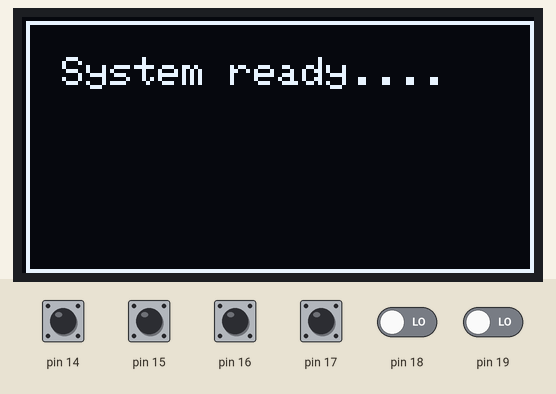
Bench run of a sketch on a simulated Arduino Uno, built with avr-gcc and run on an emulated ATmega328P. Parts: 128×64 one-colour display. The inputs (shaded band) are chosen by the test bench; at power-on: pin 14–17 HIGH, pin 18, pin 19 LOW. What the sketch prints to the serial monitor is not drawn.

Above: at 1.7 s.
1.8 s: pin 14 pulled LOW for 0.15 s
3.4 s: pin 15 pulled LOW for 0.15 s
5.0 s: pin 16 pulled LOW for 0.15 s
6.6 s: pin 17 pulled LOW for 0.15 s
8.2 s: pin 14 pulled LOW for 1 s
10.7 s: pin 15 pulled LOW for 1 s
Timing chart, 0 to 13.7 s (numbered marks = the images above; inputs shaded):
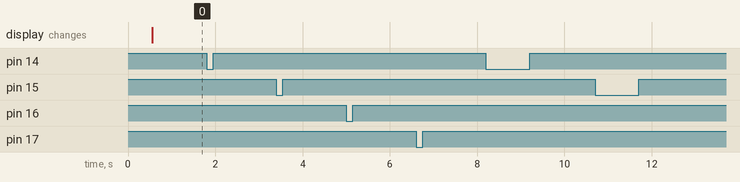

Measured:
- after the input at 1.8 s, every drawn part: stays the same
- after the input at 3.4 s, every drawn part: stays the same
- after the input at 5.0 s, every drawn part: stays the same
- after the input at 6.6 s, every drawn part: stays the same
- after the input at 8.2 s, every drawn part: stays the same
- after the input at 10.7 s, every drawn part: stays the same

The sketch:

Processing.ino
```cpp
/*
 Name:		Processing.ino
 Created:	11/1/2020 12:10:15 PM
 Author:	Rob Antonisse

 Sketch voor een interface tussen arduino en Processing
*/

//libraries
#include <SPI.h>
#include <Wire.h>
#include <Adafruit_GFX.h>
#include <splash.h>
#include <Adafruit_SSD1306.h>

//constanten


//constructors
Adafruit_SSD1306 display(128, 64, &Wire, -1);

//variables
byte received[2];
byte receivedcount = 3;
unsigned long swTime;
byte swStatus = 0xFF;
byte SER_fase = 0;

byte inPar;
byte inValue;
byte inByte;
byte countRX;

void setup() {
	Serial.begin(9600);
	delay(500);
	PORTC |= (15 << 0); //pins A0~A3 pullup
	display.begin(SSD1306_SWITCHCAPVCC, 0x3C);
	DP_start();
	display.setTextSize(1);
	display.print("System ready....");
	display.drawRect(1, 1, 127, 63, WHITE);
	DP_end();
	SER_write(0xFF,0x00); //send wakeup call
	countRX = 0;
}

void SER_read() {
	while (Serial.available()>0) {
		inByte = Serial.read();
		if (inByte == 0xFF) {
			countRX = 1;
		}
		else {
			switch (countRX) {
			case 0: //doe niks start ontvangst
				break;
			case 1: //ontvang parameter max 254
				inPar = inByte;
				countRX++;
					break;
			case 2: //ontvang value max 254
				inValue = inByte;
				countRX = 0;
				SER_rx();
				break;
			}
		}
	}

}

void SER_rx() {
		DP_start();
		display.setCursor(10, 10);
		display.print("Control: "); display.print(inPar);
		display.setCursor(10, 30);
		display.print("Value: "); display.print(inValue);
		DP_end();
}


void SER_write(byte para,byte value) {
	Serial.write(0xFF); //Serial.write(state);
	Serial.write(para);
	Serial.write(value);
}


void DP_start() { //stelt display in
	display.clearDisplay();
	display.setTextColor(WHITE);
	display.setTextSize(1);
	display.setCursor(10, 10);
}

void DP_end() { //updates display

	display.drawRect(1, 1, 127, 63, WHITE);
	display.display();
}


void SW_exe() {
	byte swNewStatus;
	byte changed;
	swNewStatus = PINC;
	changed = swNewStatus ^ swStatus;
	if (changed > 0) {
		for (byte i = 0; i < 4; i++) {
			if (changed & (1 << i)) {
				if (swNewStatus & (1 << i)) { //button released
					SW_output(i, false);
				}
				else { //button pressed
					SW_output(i, true);
				}
			}
		}
	}
	swStatus = swNewStatus;
}
void SW_output(byte sw, boolean state) {
	SER_write(sw,state);
}

void loop() {
	if (millis() - swTime > 20) {
		swTime = millis();
		SW_exe();
	SER_read();
	}
}
```
